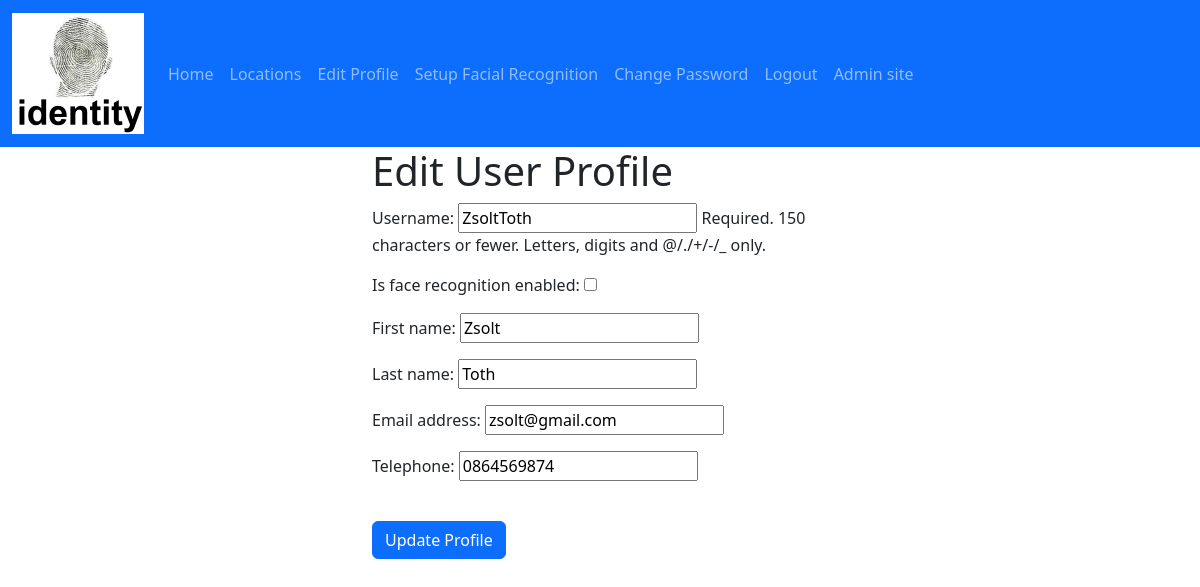
The app's page /edit_user_profile/ (signed in), older data.
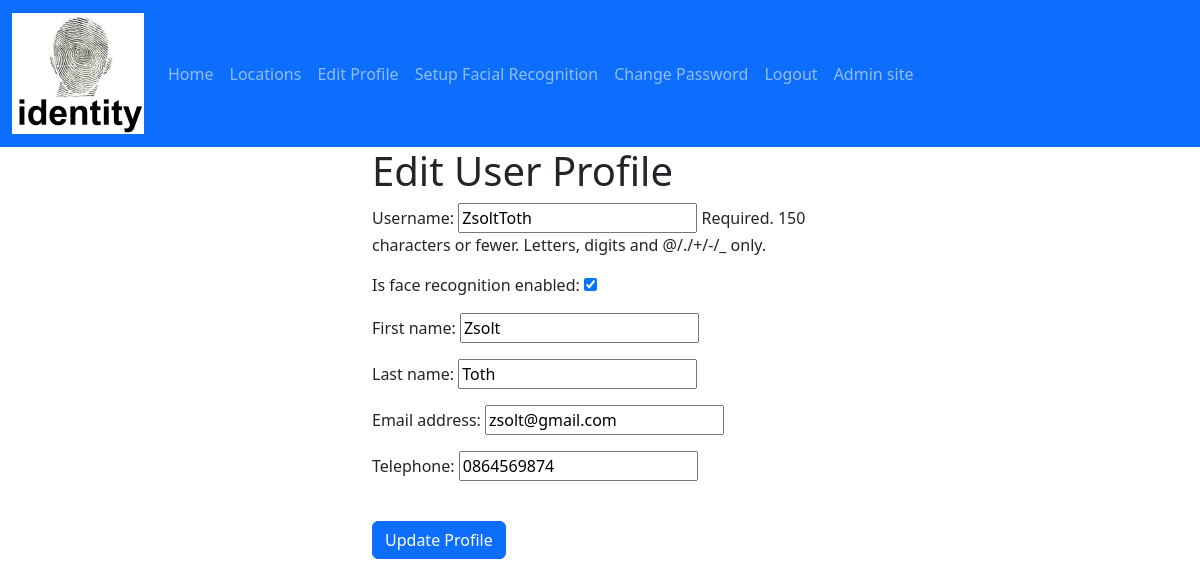
The same page, newer data.
### identity/models.py (models this page shows, shortened)
class UserAccount(AbstractUser):
    is_face_recognition_enabled = models.BooleanField(default=False)
    is_twin = models.BooleanField(default=False)
    telephone = models.CharField(max_length=20, blank=True)

### identity/views.py (the view)
# urls.py: path('edit_user_profile/', UserEditView.as_view(), name="edit_user_profile"),
class UserEditView(LoginRequiredMixin, generic.UpdateView):
    form_class = UserChangeForm
    template_name = 'user-accounts/edit-user-profile.html'
    success_url = reverse_lazy('edit_user_profile')
    def get_object(self):
        return self.request.user

### identity/forms.py
class UserChangeForm(ModelForm):
    class Meta:
        model = UserAccount
        fields = {'username', 'first_name', 'last_name', 'email', 'telephone', 'is_face_recognition_enabled'}
        field_classes = {'username': UsernameField}
    def __init__(self, *args, **kwargs):
        super().__init__(*args, **kwargs)
        user_permissions = self.fields.get('user_permissions')
        if user_permissions:
            user_permissions.queryset = user_permissions.queryset.select_related('content_type')

### identity/templates/user-accounts/edit-user-profile.html (shortened to what this page needs)
{% extends "master.html" %}
{% load static %}
{% block content %}
  <form method="post">
    <div class="container" style="width: 30rem;">
      <h1>Edit User Profile</h1>
      <div class="form-group">
        {{ form.as_p }}
        <br/>
        <button class="btn btn-primary" type="submit">Update Profile</button>
      </div>
    </div>
  </form>
{% endblock content %}

Row changes from the older to the newer data that the page shows:
changed UserAccount "ZsoltToth": is_face_recognition_enabled "☐" → "☑"
